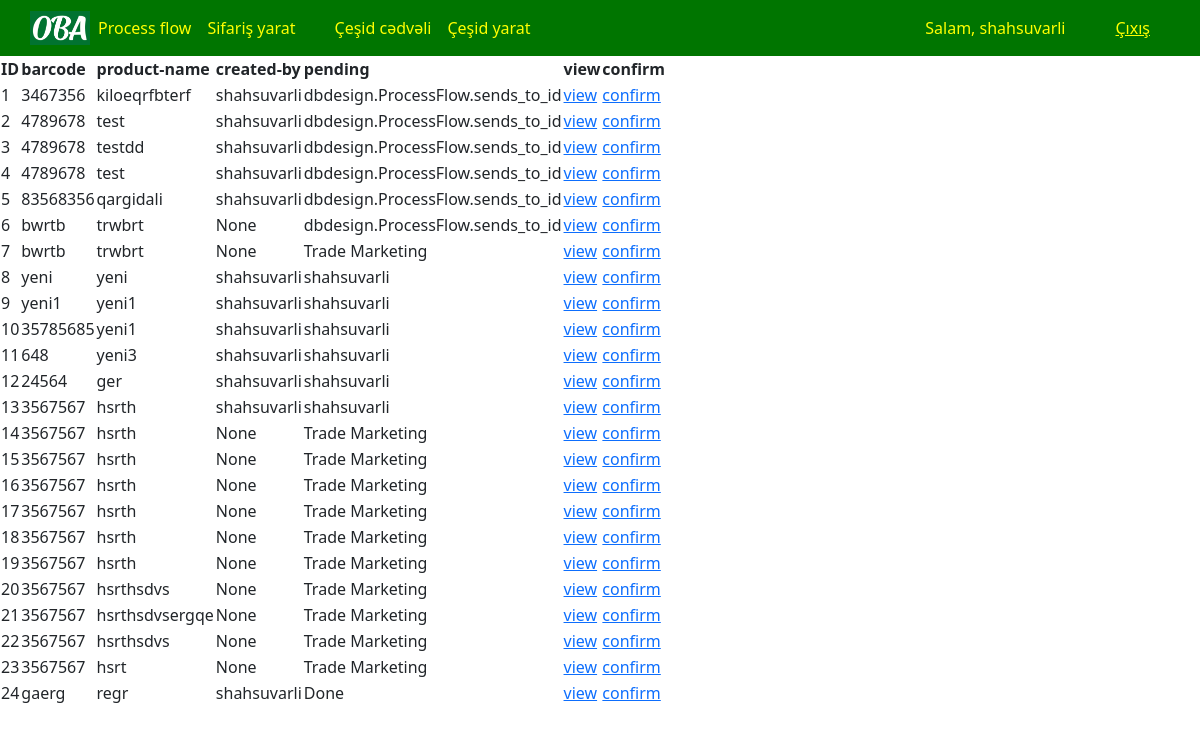
/product/ (signed in), run on the app's committed database.
### dbdesign/models.py (models this page shows)
class Product(models.Model):
	barcode = models.CharField(max_length=100)
	product_name = models.CharField(max_length=100)
	created_by = models.ForeignKey(User, null=True, on_delete=models.CASCADE)
	pending = models.CharField(max_length=100)

### dbdesign/views.py (the view)
# urls.py: path('product/', product_view, name='product'),
def product_view(request):
	product = Product.objects.all()
	context = {'product':product}
	return render(request, 'product.html', context)

### templates/product.html
{% extends 'base.html' %}
{% block content %}
<div>
	<table>
		<tr>
			<th>ID</th>
			<th>barcode</th>
			<th>product-name</th>
			<th>created-by</th>
			<th>pending</th>
			<th>view</th>
			<th>confirm</th>
		</tr>
		{% for elem in product %}
		<tr>
			<td>{{elem.id}}</td>
			<td>{{elem.barcode}}</td>
			<td>{{elem.product_name}}</td>
			<td>{{elem.created_by}}</td>
			<td>{{elem.pending}}</td>
			<td><a href="{% url 'update-product' elem.id %}">view</a></td>
			<td><a href="{% url 'confirm-product' elem.id %}">confirm</a></td>
		</tr>
		{% endfor %}
	</table>
</div>
{% endblock %}

### templates/navbar.html (shortened to what this page needs)
{% load static %}
<nav class="navbar navbar-expand-lg navbar-dark bg-primary" style="background: #007500 !important;">
  <a href="{% url 'home' %}"><img style="margin-left:30px;background-color: rgb(300, 300, 300); width: 60px" src="{% static 'images/obalogo.png' %}"></a>
  <div class="collapse navbar-collapse" id="navbarNav">
    <ul class="navbar-nav">
      <li class="nav-item active">
        <a class="nav-link active" href="{% url 'process' %}" style="color: yellow;">Process flow</a>
      </li>
      <li class="nav-item">
        <a class="nav-link" href="{% url 'create-product' %}" style="color: yellow;">Sifariş yarat</a>
      </li>
      <li class="nav-item">
        <a class="nav-link" href="{% url 'product' %}" style="color: yellow; margin-left: 23px;">Çeşid cədvəli</a>
      </li>
      <li class="nav-item">
        <a class="nav-link" href="" style="color: yellow;">Çeşid yarat</a>
      </li>
    </ul>
  </div>
  <a style="color: yellow; margin-right: 50px;">Salam, {{ request.user }}</a>
  <a href="" style="color: yellow; margin-right: 50px;">Çıxış</a>
</nav>

### data on the page
Product: id "1", barcode "3467356", product_name "kiloeqrfbterf", created_by "shahsuvarli", pending "dbdesign.ProcessFlow.sends_to_id"
Product: id "2", barcode "4789678", product_name "test", created_by "shahsuvarli", pending "dbdesign.ProcessFlow.sends_to_id"
Product: id "3", barcode "4789678", product_name "testdd", created_by "shahsuvarli", pending "dbdesign.ProcessFlow.sends_to_id"
Product: id "4", barcode "4789678", product_name "test", created_by "shahsuvarli", pending "dbdesign.ProcessFlow.sends_to_id"
Product: id "5", barcode "83568356", product_name "qargidali", created_by "shahsuvarli", pending "dbdesign.ProcessFlow.sends_to_id"
Product: id "6", barcode "bwrtb", product_name "trwbrt", created_by "None", pending "dbdesign.ProcessFlow.sends_to_id"
Product: id "7", barcode "bwrtb", product_name "trwbrt", created_by "None", pending "Trade Marketing"
Product: id "8", barcode "yeni", product_name "yeni", created_by "shahsuvarli", pending "shahsuvarli"
Product: id "9", barcode "yeni1", product_name "yeni1", created_by "shahsuvarli", pending "shahsuvarli"
Product: id "10", barcode "35785685", product_name "yeni1", created_by "shahsuvarli", pending "shahsuvarli"
Product: id "11", barcode "648", product_name "yeni3", created_by "shahsuvarli", pending "shahsuvarli"
Product: id "12", barcode "24564", product_name "ger", created_by "shahsuvarli", pending "shahsuvarli"
Product: id "13", barcode "3567567", product_name "hsrth", created_by "shahsuvarli", pending "shahsuvarli"
Product: id "14", barcode "3567567", product_name "hsrth", created_by "None", pending "Trade Marketing"
Product: id "15", barcode "3567567", product_name "hsrth", created_by "None", pending "Trade Marketing"
Product: id "16", barcode "3567567", product_name "hsrth", created_by "None", pending "Trade Marketing"
Product: id "17", barcode "3567567", product_name "hsrth", created_by "None", pending "Trade Marketing"
Product: id "18", barcode "3567567", product_name "hsrth", created_by "None", pending "Trade Marketing"
Product: id "19", barcode "3567567", product_name "hsrth", created_by "None", pending "Trade Marketing"
Product: id "20", barcode "3567567", product_name "hsrthsdvs", created_by "None", pending "Trade Marketing"
Product: id "21", barcode "3567567", product_name "hsrthsdvsergqe", created_by "None", pending "Trade Marketing"
Product: id "22", barcode "3567567", product_name "hsrthsdvs", created_by "None", pending "Trade Marketing"
Product: id "23", barcode "3567567", product_name "hsrt", created_by "None", pending "Trade Marketing"
Product: id "24", barcode "gaerg", product_name "regr", created_by "shahsuvarli", pending "Done"

### other printed values
{{ request.user }} "shahsuvarli"
